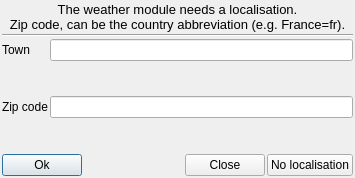
<?xml version="1.0" encoding="UTF-8"?>
<ui version="4.0">
 <class>CLocalisation</class>
 <widget class="QDialog" name="CLocalisation">
  <property name="geometry">
   <rect>
    <x>0</x>
    <y>0</y>
    <width>355</width>
    <height>178</height>
   </rect>
  </property>
  <property name="windowTitle">
   <string>Localisation</string>
  </property>
  <layout class="QGridLayout" name="gridLayout">
   <property name="leftMargin">
    <number>2</number>
   </property>
   <property name="topMargin">
    <number>2</number>
   </property>
   <property name="rightMargin">
    <number>2</number>
   </property>
   <property name="bottomMargin">
    <number>2</number>
   </property>
   <property name="spacing">
    <number>2</number>
   </property>
   <item row="1" column="0" colspan="2">
    <widget class="Line" name="line">
     <property name="orientation">
      <enum>Qt::Horizontal</enum>
     </property>
    </widget>
   </item>
   <item row="0" column="0" colspan="2">
    <widget class="QLabel" name="label">
     <property name="font">
      <font>
       <pointsize>10</pointsize>
      </font>
     </property>
     <property name="text">
      <string>The weather module needs a localisation.
Zip code, can be the country abbreviation (e.g. France=fr).</string>
     </property>
     <property name="alignment">
      <set>Qt::AlignCenter</set>
     </property>
    </widget>
   </item>
   <item row="2" column="0">
    <widget class="QLabel" name="label_2">
     <property name="text">
      <string>Town</string>
     </property>
    </widget>
   </item>
   <item row="2" column="1">
    <widget class="QLineEdit" name="m_town">
     <property name="text">
      <string/>
     </property>
    </widget>
   </item>
   <item row="4" column="0">
    <widget class="QLabel" name="label_3">
     <property name="text">
      <string>Zip code</string>
     </property>
    </widget>
   </item>
   <item row="4" column="1">
    <widget class="QLineEdit" name="m_zipCode">
     <property name="text">
      <string/>
     </property>
    </widget>
   </item>
   <item row="6" column="0" colspan="2">
    <layout class="QHBoxLayout" name="horizontalLayout">
     <property name="spacing">
      <number>2</number>
     </property>
     <item>
      <widget class="QPushButton" name="m_ok">
       <property name="text">
        <string>Ok</string>
       </property>
      </widget>
     </item>
     <item>
      <spacer name="horizontalSpacer">
       <property name="orientation">
        <enum>Qt::Horizontal</enum>
       </property>
       <property name="sizeHint" stdset="0">
        <size>
         <width>40</width>
         <height>20</height>
        </size>
       </property>
      </spacer>
     </item>
     <item>
      <widget class="QPushButton" name="m_close">
       <property name="text">
        <string>Close</string>
       </property>
      </widget>
     </item>
     <item>
      <widget class="QPushButton" name="m_noLoc">
       <property name="text">
        <string>No localisation</string>
       </property>
      </widget>
     </item>
    </layout>
   </item>
   <item row="5" column="0">
    <spacer name="verticalSpacer">
     <property name="orientation">
      <enum>Qt::Vertical</enum>
     </property>
     <property name="sizeHint" stdset="0">
      <size>
       <width>20</width>
       <height>40</height>
      </size>
     </property>
    </spacer>
   </item>
   <item row="3" column="1">
    <spacer name="verticalSpacer_2">
     <property name="orientation">
      <enum>Qt::Vertical</enum>
     </property>
     <property name="sizeHint" stdset="0">
      <size>
       <width>20</width>
       <height>40</height>
      </size>
     </property>
    </spacer>
   </item>
  </layout>
 </widget>
 <resources/>
 <connections/>
</ui>
